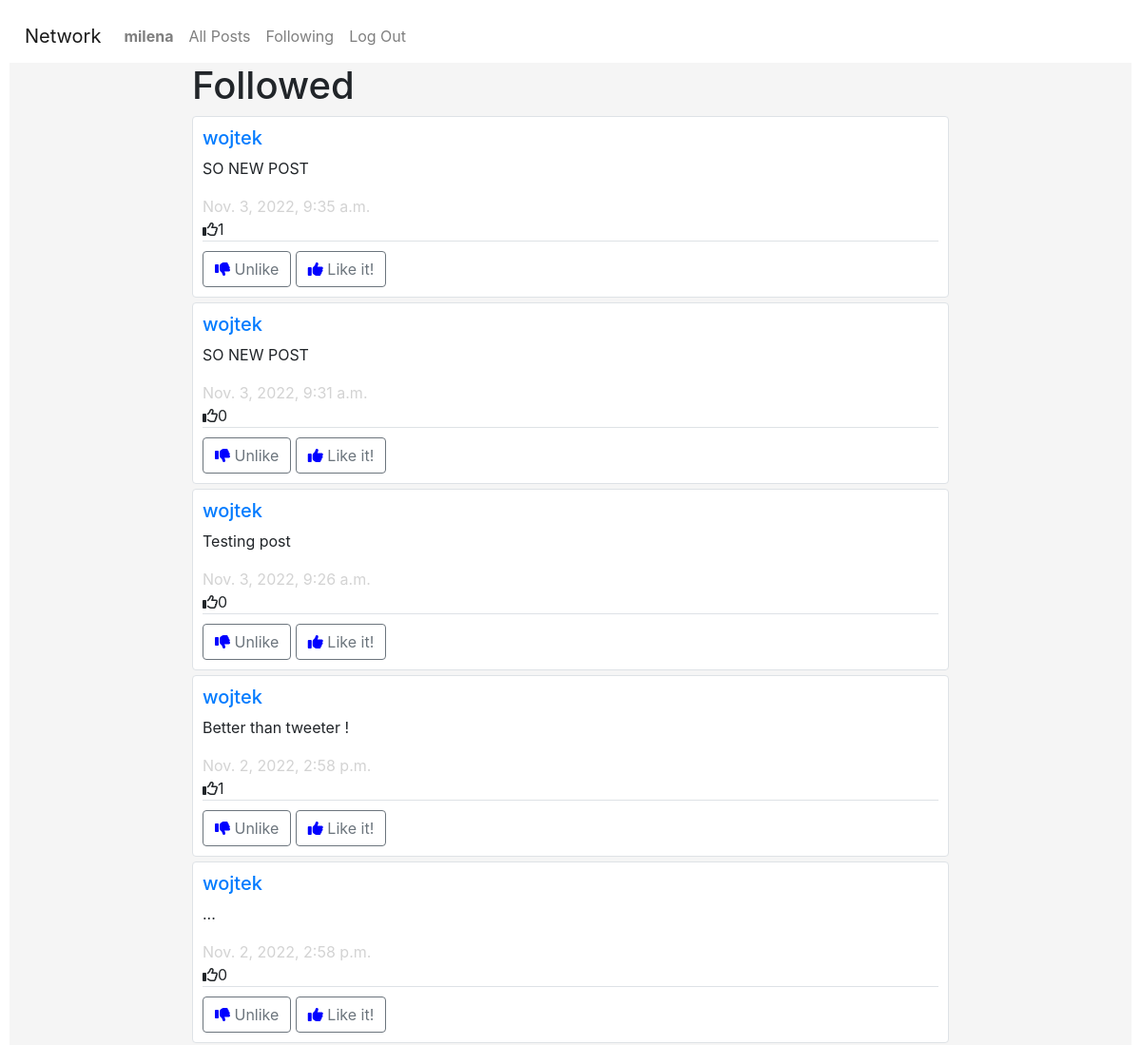
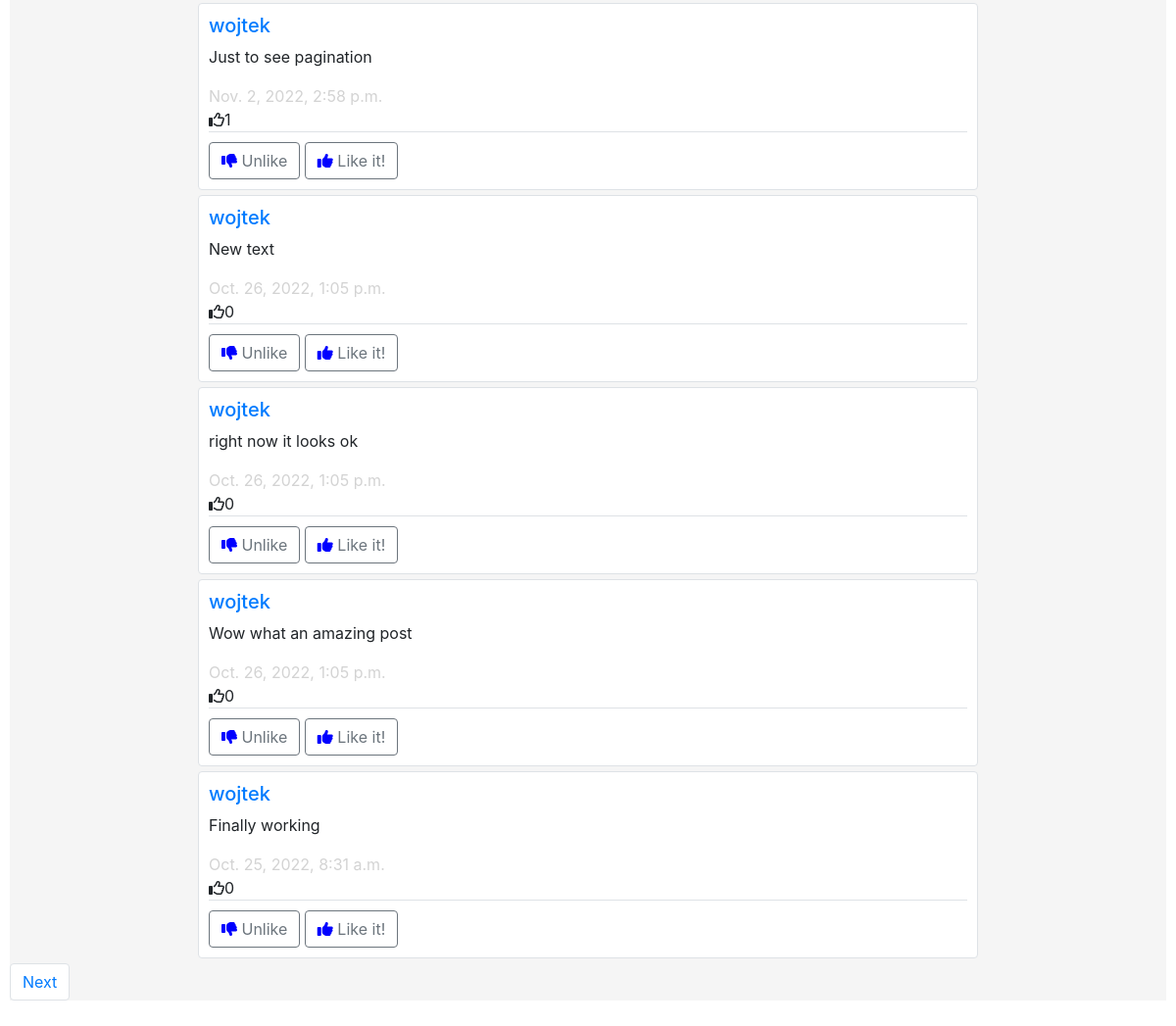
The app's page /following (signed in) with its own data (2 pictures, top to bottom).
### network/models.py (models this page shows, shortened)
class User(AbstractUser):
    pass
    number_followers = models.IntegerField(default = 0)
    def __str__(self):
        return self.username

class Post(models.Model):
    author = models.ForeignKey(User, on_delete=models.CASCADE)
    body = models.CharField(max_length = 1024)
    time_stamp = models.DateTimeField(auto_now_add = True)
    likes = models.PositiveIntegerField(default = 0)

### network/views.py (the view)
# urls.py: path("following", views.following, name="following"),
@login_required
def following(request):
    followed = request.user.followings.all().values_list('followed', flat=True)
    posts = Post.objects.filter(author__in=followed).order_by('-time_stamp')
    pagin = Paginator(posts, 10)
    page_number = request.GET.get('page')
    page_obj = pagin.get_page(page_number)
    user = request.user
    liked = Like.objects.filter(liker = user)
    liked_posts = []
    for like in liked:
        liked_posts.append(like.liked_post)
    return render(request, "network/following.html", {
        'posts':page_obj,
        'liked_posts':liked_posts
    })

### network/templates/network/following.html (shortened to what this page needs)
{% extends "network/layout.html" %}
{% block body %}
<div class="container">
<h1>Followed</h1>
    {% for post in posts %}
    <div class="border rounded post">
        <h5><a href = "{% url 'profile' post.author %}" class="link-secondary">{{post.author}}</a></h5>
        <p class="post_body" id="body{{post.id}}">{{post.body}}</p>
        <span id="timestamp">{{post.time_stamp}}</span><br>
        <i class="fa-regular fa-thumbs-up"></i><span id="likes" data-index={{post.id}}>{{post.likes}}</span>
        <div class="border-top like_div">
            <button  data-index={{post.id}} id="unlike" class="btn btn-outline-secondary"><i class="fa fa-thumbs-down"></i> Unlike </button>
            <button  data-index={{post.id}} id="like" class="btn btn-outline-secondary"><i class="fa fa-thumbs-up"></i> Like it! </button>
        </div>
    </div>
    {%endfor%}
    </div>
    <ul class="pagination">
        {% if posts.has_next %}
        <li class="page-item"><a class="page-link" href="?page={{ posts.next_page_number }}">Next</a></li>
        {% endif %}
    </ul>
{% endblock %}

### network/templates/network/layout.html (shortened to what this page needs)
{% load static %}
<!DOCTYPE html>
<html lang="en">
    <head>
        <link rel="stylesheet" href="https://stackpath.bootstrapcdn.com/bootstrap/4.4.1/css/bootstrap.min.css">
        <link href="{% static 'network/styles.css' %}" rel="stylesheet">
        <link rel="stylesheet" href="https://cdnjs.cloudflare.com/ajax/libs/font-awesome/4.7.0/css/font-awesome.min.css">
    </head>
    <body>
        <nav class="navbar navbar-expand-lg navbar-light">
            <a class="navbar-brand" href="#">Network</a>
            <div>
              <ul class="navbar-nav mr-auto">
                {% if user.is_authenticated %}
                    <li class="nav-item">
                        <a class="nav-link" href="{% url 'profile' user %}"><strong>{{ user.username }}</strong></a>
                    </li>
                {% endif %}
                <li class="nav-item">
                  <a class="nav-link" href="{% url 'index' %}">All Posts</a>
                </li>
                {% if user.is_authenticated %}
                    <li class="nav-item">
                        <a class="nav-link" href="{% url 'following' %}">Following</a>
                    </li>
                    <li class="nav-item">
                        <a class="nav-link" href="{% url 'logout' %}">Log Out</a>
                    </li>
                {% endif %}
              </ul>
            </div>
          </nav>
        <div class="body">
            {% block body %}
            {% endblock %}
        </div>
    </body>
</html>

### network/static/network/styles.css (style rules this page uses)
body { padding: 10px; }
.body { background-color: whitesmoke; }
.post { padding: 10px; margin-bottom: 5px; }
#timestamp { color: lightgrey; }
.fa { color: blue; }
.container { width: 70%; align-self: center; }
.like_div { padding-top: 10px; }
.post { background-color: white; }

### records on screen
User: username "milena"
Post: author "wojtek", body "SO NEW POST", time_stamp "Nov. 3, 2022, 9:35 a.m.", likes "1"
Post: author "wojtek", body "SO NEW POST", time_stamp "Nov. 3, 2022, 9:31 a.m.", likes "0"
Post: author "wojtek", body "Testing post", time_stamp "Nov. 3, 2022, 9:26 a.m.", likes "0"
Post: author "wojtek", body "Better than tweeter !", time_stamp "Nov. 2, 2022, 2:58 p.m.", likes "1"
Post: author "wojtek", body "...", time_stamp "Nov. 2, 2022, 2:58 p.m.", likes "0"
Post: author "wojtek", body "Just to see pagination", time_stamp "Nov. 2, 2022, 2:58 p.m.", likes "1"
Post: author "wojtek", body "New text", time_stamp "Oct. 26, 2022, 1:05 p.m.", likes "0"
Post: author "wojtek", body "right now it looks ok", time_stamp "Oct. 26, 2022, 1:05 p.m.", likes "0"
Post: author "wojtek", body "Wow what an amazing post", time_stamp "Oct. 26, 2022, 1:05 p.m.", likes "0"
Post: author "wojtek", body "Finally working", time_stamp "Oct. 25, 2022, 8:31 a.m.", likes "0"
